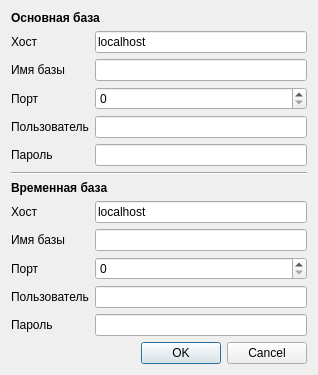
<?xml version="1.0" encoding="UTF-8"?>
<ui version="4.0">
 <class>ConnectionDialog</class>
 <widget class="QDialog" name="ConnectionDialog">
  <property name="geometry">
   <rect>
    <x>0</x>
    <y>0</y>
    <width>318</width>
    <height>355</height>
   </rect>
  </property>
  <property name="windowTitle">
   <string>Dialog</string>
  </property>
  <layout class="QVBoxLayout" name="verticalLayout">
   <item>
    <widget class="QLabel" name="label">
     <property name="font">
      <font>
       <weight>75</weight>
       <bold>true</bold>
      </font>
     </property>
     <property name="text">
      <string>Основная база</string>
     </property>
    </widget>
   </item>
   <item>
    <layout class="QGridLayout" name="gridLayout">
     <item row="3" column="0">
      <widget class="QLabel" name="label_5">
       <property name="text">
        <string>Пользователь</string>
       </property>
      </widget>
     </item>
     <item row="0" column="0">
      <widget class="QLabel" name="label_3">
       <property name="text">
        <string>Хост</string>
       </property>
      </widget>
     </item>
     <item row="4" column="0">
      <widget class="QLabel" name="label_6">
       <property name="text">
        <string>Пароль</string>
       </property>
      </widget>
     </item>
     <item row="4" column="1">
      <widget class="QLineEdit" name="mainPasswd"/>
     </item>
     <item row="1" column="0">
      <widget class="QLabel" name="label_4">
       <property name="text">
        <string>Имя базы</string>
       </property>
      </widget>
     </item>
     <item row="1" column="1">
      <widget class="QLineEdit" name="mainBase"/>
     </item>
     <item row="3" column="1">
      <widget class="QLineEdit" name="mainUser"/>
     </item>
     <item row="0" column="1">
      <widget class="QLineEdit" name="mainHost">
       <property name="text">
        <string>localhost</string>
       </property>
      </widget>
     </item>
     <item row="2" column="1">
      <widget class="QSpinBox" name="mainPort">
       <property name="maximum">
        <number>65535</number>
       </property>
      </widget>
     </item>
     <item row="2" column="0">
      <widget class="QLabel" name="label_11">
       <property name="text">
        <string>Порт</string>
       </property>
      </widget>
     </item>
    </layout>
   </item>
   <item>
    <widget class="Line" name="line">
     <property name="orientation">
      <enum>Qt::Horizontal</enum>
     </property>
    </widget>
   </item>
   <item>
    <widget class="QLabel" name="label_2">
     <property name="font">
      <font>
       <weight>75</weight>
       <bold>true</bold>
      </font>
     </property>
     <property name="text">
      <string>Временная база</string>
     </property>
    </widget>
   </item>
   <item>
    <layout class="QGridLayout" name="gridLayout_2">
     <item row="3" column="0">
      <widget class="QLabel" name="label_9">
       <property name="text">
        <string>Пользователь</string>
       </property>
      </widget>
     </item>
     <item row="0" column="0">
      <widget class="QLabel" name="label_7">
       <property name="text">
        <string>Хост</string>
       </property>
      </widget>
     </item>
     <item row="1" column="0">
      <widget class="QLabel" name="label_8">
       <property name="text">
        <string>Имя базы</string>
       </property>
      </widget>
     </item>
     <item row="3" column="1">
      <widget class="QLineEdit" name="tempUser"/>
     </item>
     <item row="4" column="0">
      <widget class="QLabel" name="label_10">
       <property name="text">
        <string>Пароль</string>
       </property>
      </widget>
     </item>
     <item row="0" column="1">
      <widget class="QLineEdit" name="tempHost">
       <property name="text">
        <string>localhost</string>
       </property>
      </widget>
     </item>
     <item row="4" column="1">
      <widget class="QLineEdit" name="tempPasswd"/>
     </item>
     <item row="1" column="1">
      <widget class="QLineEdit" name="tempBase"/>
     </item>
     <item row="2" column="1">
      <widget class="QSpinBox" name="tempPort">
       <property name="maximum">
        <number>65535</number>
       </property>
      </widget>
     </item>
     <item row="2" column="0">
      <widget class="QLabel" name="label_12">
       <property name="text">
        <string>Порт</string>
       </property>
      </widget>
     </item>
    </layout>
   </item>
   <item>
    <widget class="QDialogButtonBox" name="buttonBox">
     <property name="orientation">
      <enum>Qt::Horizontal</enum>
     </property>
     <property name="standardButtons">
      <set>QDialogButtonBox::Cancel|QDialogButtonBox::Ok</set>
     </property>
    </widget>
   </item>
  </layout>
 </widget>
 <tabstops>
  <tabstop>mainHost</tabstop>
  <tabstop>mainBase</tabstop>
  <tabstop>mainPort</tabstop>
  <tabstop>mainUser</tabstop>
  <tabstop>mainPasswd</tabstop>
  <tabstop>tempHost</tabstop>
  <tabstop>tempBase</tabstop>
  <tabstop>tempPort</tabstop>
  <tabstop>tempUser</tabstop>
  <tabstop>tempPasswd</tabstop>
 </tabstops>
 <resources/>
 <connections>
  <connection>
   <sender>buttonBox</sender>
   <signal>accepted()</signal>
   <receiver>ConnectionDialog</receiver>
   <slot>accept()</slot>
   <hints>
    <hint type="sourcelabel">
     <x>248</x>
     <y>254</y>
    </hint>
    <hint type="destinationlabel">
     <x>157</x>
     <y>274</y>
    </hint>
   </hints>
  </connection>
  <connection>
   <sender>buttonBox</sender>
   <signal>rejected()</signal>
   <receiver>ConnectionDialog</receiver>
   <slot>reject()</slot>
   <hints>
    <hint type="sourcelabel">
     <x>316</x>
     <y>260</y>
    </hint>
    <hint type="destinationlabel">
     <x>286</x>
     <y>274</y>
    </hint>
   </hints>
  </connection>
 </connections>
</ui>
